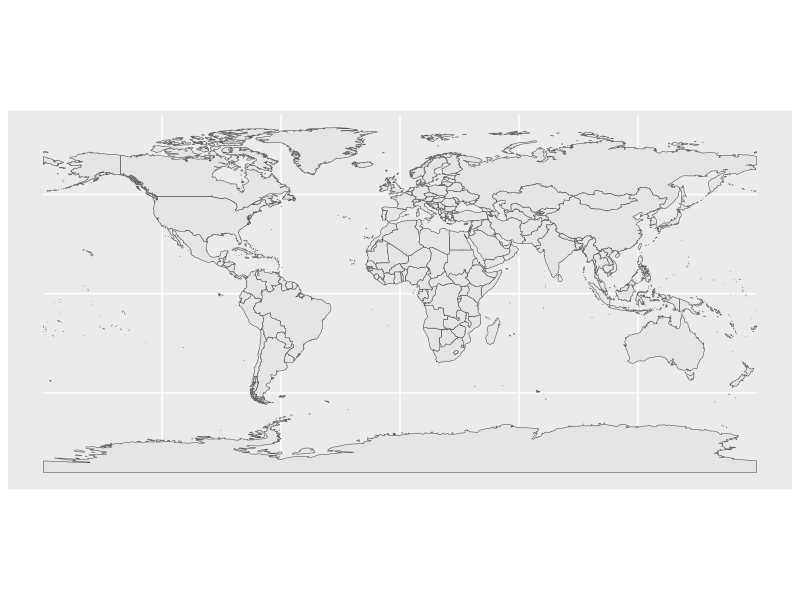
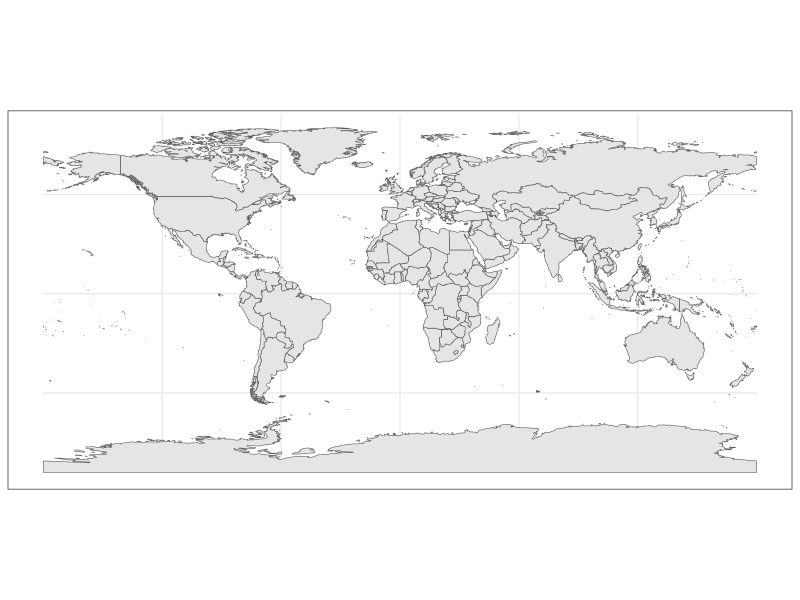
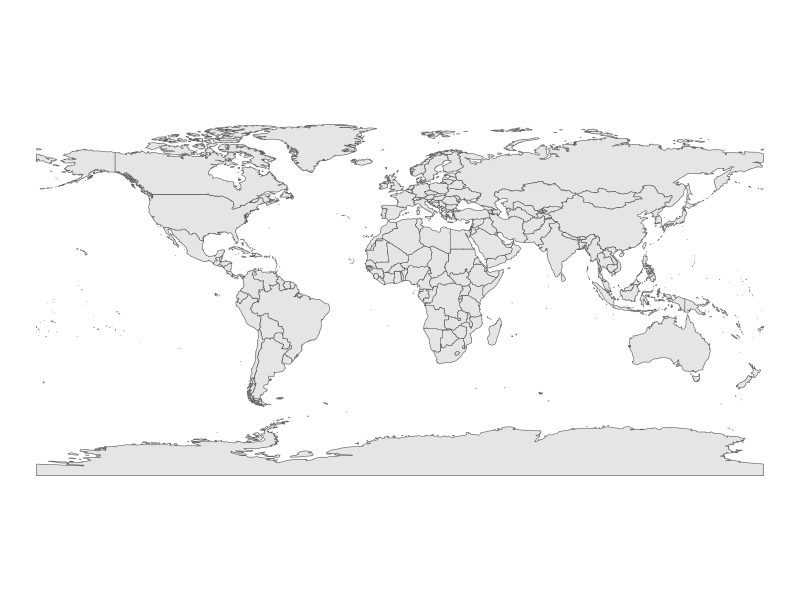
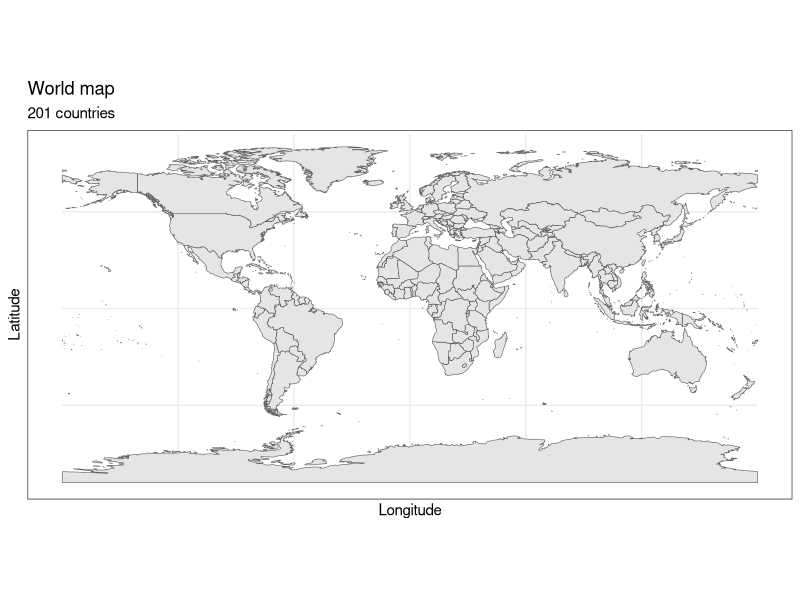
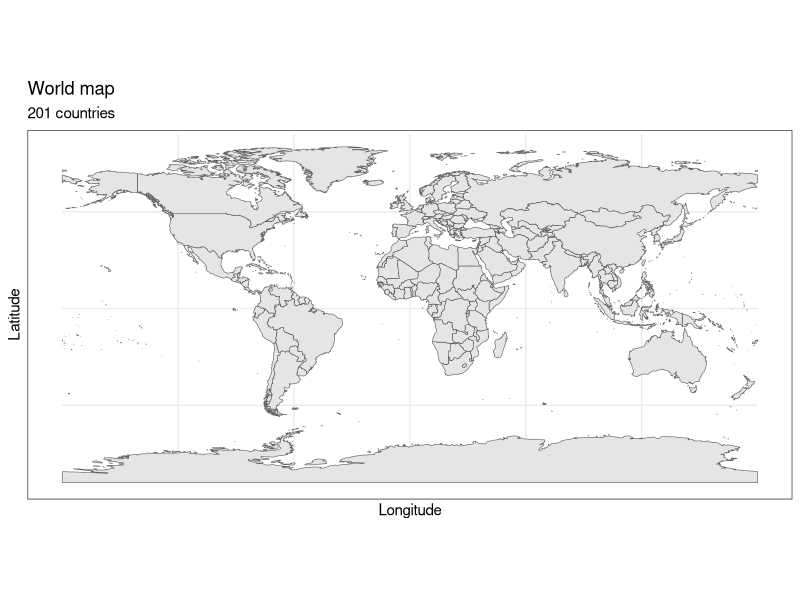
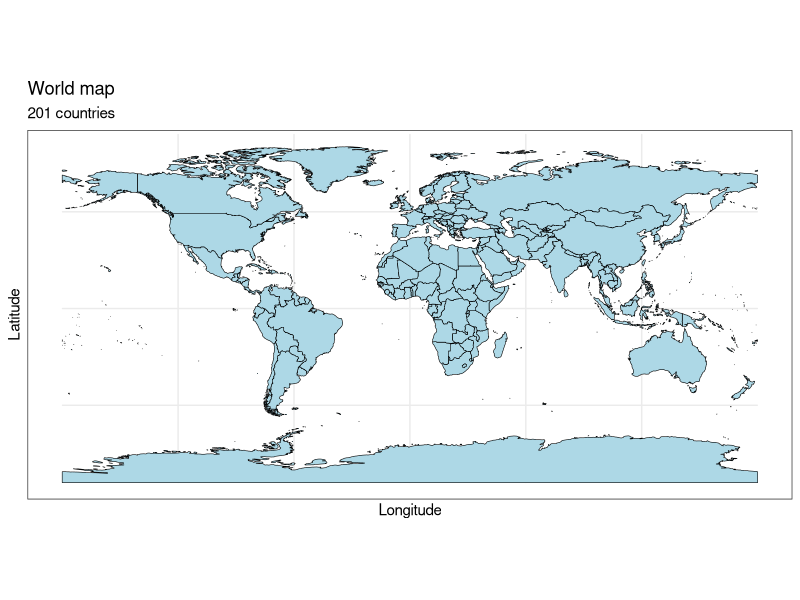
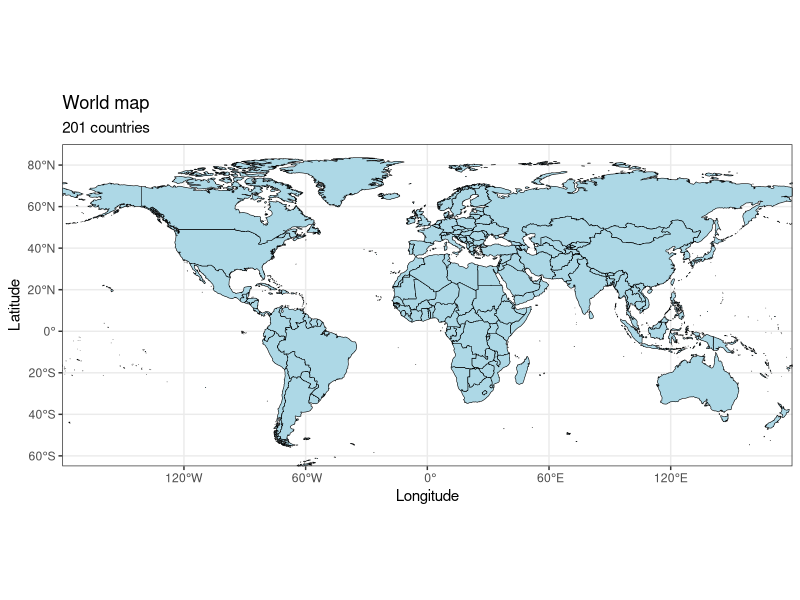
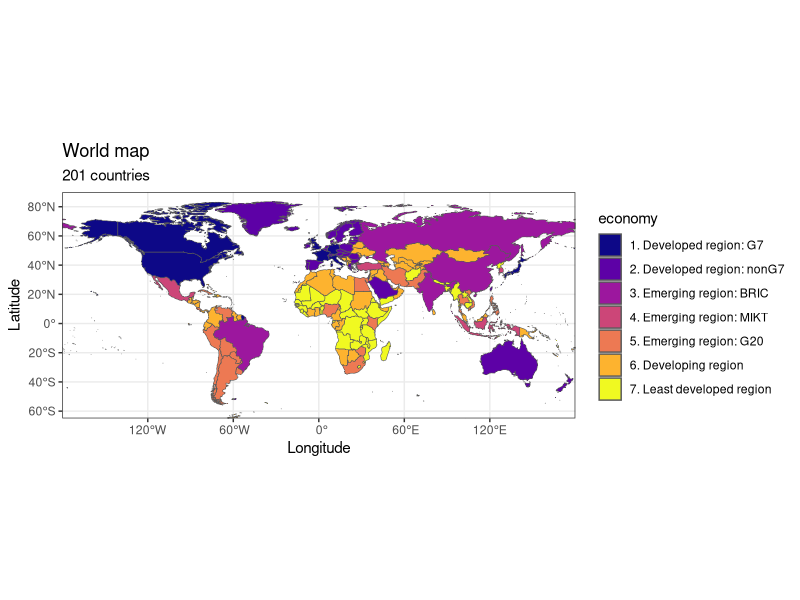

R code for these plots, in order: (Note: this script raises an error after producing the figures.)
## ---- chunk 1
knitr::opts_chunk$set(echo = TRUE)
## ---- chunk 2




library(sf)
library("rnaturalearth")
library("rnaturalearthdata")


library("ggplot2")
library(data.table)


world <- ne_countries(scale = "medium", returnclass = "sf")
class(world)




## ---- chunk 3
# plot the world map
ggplot(data = world) + geom_sf()

# plot the world map with a black border
ggplot(data = world) + geom_sf() + theme_bw()

# plot the world map with a black border and no background
ggplot(data = world) + geom_sf() + theme_void()


# plot the world map with a black border and no background
ggplot(data = world) + geom_sf() + theme_bw() +
  labs(title = "World map", 
       subtitle = paste0(length(unique(world$sov_a3)), " countries"), 
       x = "Longitude", y = "Latitude")


# create titles object
ctitles <-   labs(title = "World map", 
                  subtitle = paste0(length(unique(world$sov_a3)), " countries"), 
                  x = "Longitude", y = "Latitude")

# add a title
ggplot(data = world) + 
  geom_sf() + 
  theme_bw() + ctitles


# fill the countries with a color
ggplot(data = world) + 
  geom_sf(color = "black", fill = "lightblue") + 
  theme_bw() + ctitles


# add coordinate numbers
ggplot(data = world) + 
  geom_sf(color = "black", fill = "lightblue") + 
  coord_sf(ylim = c(-65, 90), expand = FALSE) +
  theme_bw() + ctitles


## ---- chunk 4

# color the countries by economic development
ggplot(data = world) + 
  geom_sf(aes(fill = economy)) + 
  coord_sf(ylim = c(-65, 90), expand = FALSE) +
  theme_bw() + ctitles +
  scale_fill_viridis_d(option = "plasma")



# color the countries by population
ggplot(data = world) + 
  geom_sf(aes(fill = pop_est)) + 
  coord_sf(ylim = c(-65, 90), expand = FALSE) +
  theme_bw() + ctitles +
  scale_fill_viridis_c(option = "plasma", trans = "sqrt")





# color the countries by population (inverse color scale)
ggplot(data = world) + 
  geom_sf(aes(fill = pop_est)) + 
  coord_sf(ylim = c(-65, 90), expand = FALSE) +
  theme_bw() + ctitles +
  scale_fill_viridis_c(option = "plasma", trans = "sqrt", direction = -1)





# color the countries by population (inverse color scale) with a different projection
ggplot(data = world) + 
  geom_sf(aes(fill = pop_est)) + 
  theme_bw() + ctitles +
  scale_fill_viridis_c(option = "plasma", trans = "sqrt", direction = -1) +
  coord_sf(crs = st_crs(3035))



# Turkey map

turkey <- ne_states(country = "turkey", returnclass = "sf")

class(turkey)





ggplot(data = turkey) + 
  geom_sf() + 
  theme_void() + 
  labs(title = "Turkey map")


# add province name
ggplot(data = turkey) + 
  geom_sf() + 
  geom_sf_text(aes(latitude, longitude, label = name), size = 2) +
  theme_void() + 
  labs(title = "Turkey map")


# different color
ggplot(data = turkey) +
  geom_sf(color = "black", fill = "red") + 
  geom_sf_text(aes(latitude, longitude, label = name), size = 2) +
  theme_void() + 
  labs(title = "Turkey map")
